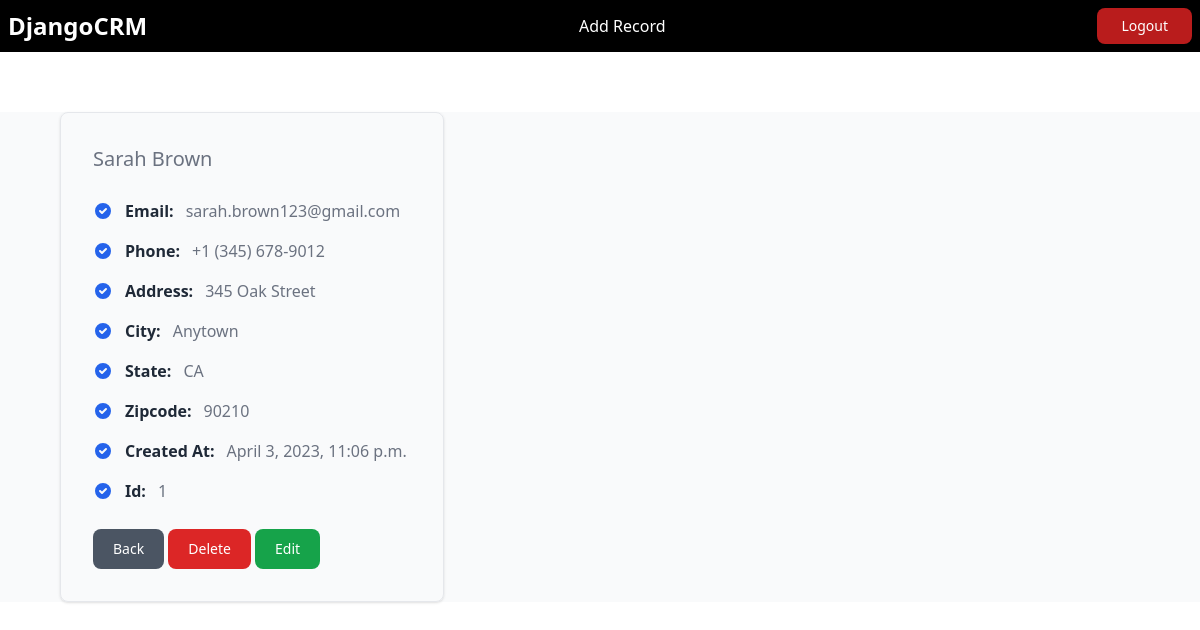
The page /record/1 (signed in) on the database its author committed.
### website/models.py (models this page shows, shortened)
class Record(models.Model):
    created_at = models.DateTimeField(auto_now_add=True)
    first_name = models.CharField(max_length=50)
    last_name = models.CharField(max_length=50)
    email = models.CharField(max_length=100)
    phone = models.CharField(max_length=20)
    address = models.CharField(max_length=100)
    city = models.CharField(max_length=50)
    state = models.CharField(max_length=50)
    zipcode = models.CharField(max_length=20)

### website/views.py (the view)
# urls.py: path('record/<int:pk>', views.customer_record, name='record'),
def customer_record(request, pk):
    if request.user.is_authenticated:
        customer_record = Record.objects.get(id=pk)
        return render(request, 'record.html', {'customer_record':customer_record})
    else:
        messages.success(request, "You Must Be Logged In To View That Page...")
        return redirect('home')

### website/templates/record.html (shortened to what this page needs)
{% extends 'base.html' %}
{% block content %}
<div class="w-full max-w-sm m-[5%] p-4  border border-gray-200 rounded-lg shadow sm:p-8 ">
    <h5 class="mb-4 text-xl font-medium text-gray-500 ">{{ customer_record.first_name }} {{ customer_record.last_name }} </h5>
    <ul role="list" class="space-y-5 my-7">
        <li class="flex space-x-3">
            <span class="text-base font-normal leading-tight text-gray-800 font-semibold">Email:</span>
            <span class="text-base font-normal leading-tight text-gray-500 ">{{ customer_record.email }}</span>
        </li>
        <li class="flex space-x-3">
            <span class="text-base font-normal leading-tight text-gray-800 font-semibold">Phone:</span>
            <span class="text-base font-normal leading-tight text-gray-500 ">{{ customer_record.phone }}</span>
        </li>
        <li class="flex space-x-3">
            <span class="text-base font-normal leading-tight text-gray-800 font-semibold">Address:</span>
            <span class="text-base font-normal leading-tight text-gray-500 ">{{ customer_record.address }}</span>
        </li>
        <li class="flex space-x-3">
            <span class="text-base font-normal leading-tight text-gray-800 font-semibold">City:</span>
            <span class="text-base font-normal leading-tight text-gray-500 ">{{ customer_record.city }}</span>
        </li>
        <li class="flex space-x-3">
            <span class="text-base font-normal leading-tight text-gray-800 font-semibold">State:</span>
            <span class="text-base font-normal leading-tight text-gray-500 ">{{ customer_record.state }}</span>
        </li>
        <li class="flex space-x-3">
            <span class="text-base font-normal leading-tight text-gray-800 font-semibold">Zipcode:</span>
            <span class="text-base font-normal leading-tight text-gray-500 ">{{ customer_record.zipcode }}</span>
        </li>
        <li class="flex space-x-3">
            <span class="text-base font-normal leading-tight text-gray-800 font-semibold">Created At:</span>
            <span class="text-base font-normal leading-tight text-gray-500 ">{{ customer_record.created_at }}</span>
        </li>
        <li class="flex space-x-3">
            <span class="text-base font-normal leading-tight text-gray-800 font-semibold">Id:</span>
            <span class="text-base font-normal leading-tight text-gray-500 ">{{ customer_record.id }}</span>
        </li>
    </ul>
    <a type="button" class="text-white bg-gray-600 hover:bg-gray-700 focus:ring-4 focus:outline-none focus:ring-gray-200 ue-900 font-medium rounded-lg text-sm px-5 py-2.5 inline-flex justify-center w-auto text-center" href="{% url 'home' %}">Back</a>
    <a type="button" class="text-white bg-red-600 hover:bg-red-700 focus:ring-4 focus:outline-none focus:ring-red-200 ue-900 font-medium rounded-lg text-sm px-5 py-2.5 inline-flex justify-center w-auto text-center" href="{% url 'delete_record' customer_record.id %}">Delete</a>
    <a type="button" class="text-white bg-green-600 hover:bg-green-700 focus:ring-4 focus:outline-none focus:ring-green-200 ue-900 font-medium rounded-lg text-sm px-5 py-2.5 inline-flex justify-center w-auto text-center" href="{% url 'update_record' customer_record.id %}">Edit</a>
</div>
{% endblock %}

### rows shown on the page
Record: first_name "Sarah", last_name "Brown", email "sarah.brown123@gmail.com", phone "+1 (345) 678-9012", address "345 Oak Street", city "Anytown", state "CA", zipcode "90210", created_at "April 3, 2023, 11:06 p.m.", id "1"
